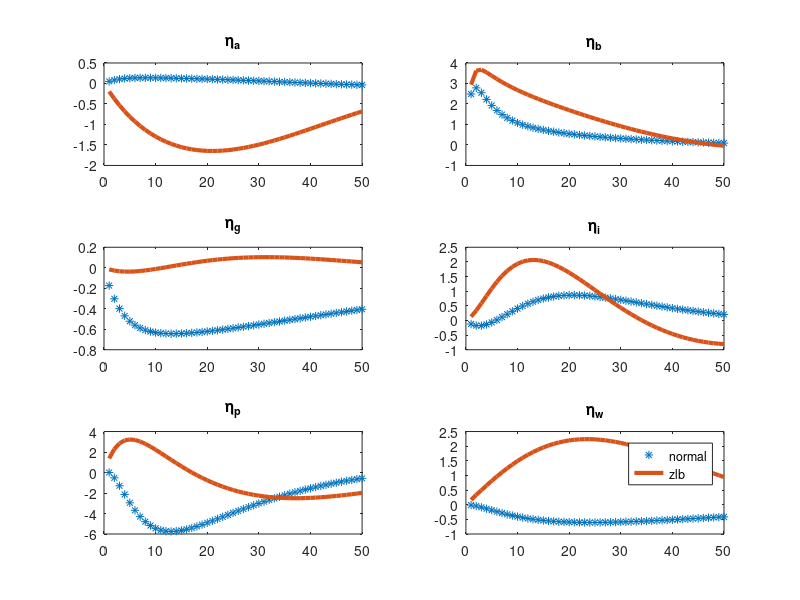

MATLAB code to generate this figure: (Note: this script raises an error after producing the figure.)
clear;clc;close all;
load('impREE_rise.mat');

figure('Name','impulse responses-consumption','units','normalized','outerposition',[0 0 1 1]);
shocks={'\eta_a','\eta_b','\eta_g','\eta_i','\eta_r','\eta_p','\eta_w'};
index=0;
for jj=[1 2 3 4 6 7]
    index=index+1;
subplot(3,2,index);
plot(impREE_normal(2:end,1,index),'*');
hold on;
plot(impREE_zlb(2:end,1,index),'lineWidth',3);
title(shocks(jj));
end
legend('normal','zlb');

fig = gcf;
fig.PaperPositionMode = 'auto'
fig_pos = fig.PaperPosition;
fig.PaperSize = [fig_pos(3) fig_pos(4)];
print(fig,'rise_impresp_cons','-dpdf');

figure('Name','impulse responses-investment','units','normalized','outerposition',[0 0 1 1]);
shocks={'\eta_a','\eta_b','\eta_g','\eta_i','\eta_r','\eta_p','\eta_w'};
index=0;
for jj=[1 2 3 4 6 7]
    index=index+1;
subplot(3,2,index);
plot(impREE_normal(2:end,2,index),'*');
hold on;
plot(impREE_zlb(2:end,2,index),'lineWidth',3);
title(shocks(jj));
end
legend('normal','zlb');

fig = gcf;
fig.PaperPositionMode = 'auto'
fig_pos = fig.PaperPosition;
fig.PaperSize = [fig_pos(3) fig_pos(4)];
print(fig,'rise_impresp_inve','-dpdf');


figure('Name','impulse responses-output','units','normalized','outerposition',[0 0 1 1]);
shocks={'\eta_a','\eta_b','\eta_g','\eta_i','\eta_r','\eta_p','\eta_w'};
index=0;
for jj=[1 2 3 4 6 7]
    index=index+1;
subplot(3,2,index);
plot(impREE_normal(2:end,3,index),'*');
hold on;
plot(impREE_zlb(2:end,3,index),'lineWidth',3);
title(shocks(jj));
end
legend('normal','zlb');

fig = gcf;
fig.PaperPositionMode = 'auto'
fig_pos = fig.PaperPosition;
fig.PaperSize = [fig_pos(3) fig_pos(4)];
print(fig,'rise_impresp_output','-dpdf');

figure('Name','impulse responses-inflation','units','normalized','outerposition',[0 0 1 1]);
shocks={'\eta_a','\eta_b','\eta_g','\eta_i','\eta_r','\eta_p','\eta_w'};
index=0;
for jj=[1 2 3 4 6 7]
    index=index+1;
subplot(3,2,index);
plot(impREE_normal(2:end,4,index),'*');
hold on;
plot(impREE_zlb(2:end,4,index),'lineWidth',3);
title(shocks(jj));
end
legend('normal','zlb');

fig = gcf;
fig.PaperPositionMode = 'auto'
fig_pos = fig.PaperPosition;
fig.PaperSize = [fig_pos(3) fig_pos(4)];
print(fig,'rise_impresp_pinf','-dpdf');
